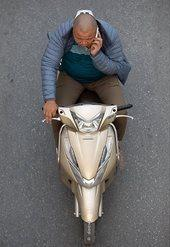
#> input picture helmet_classify_img/picture101.jpg, 170 x 247 px, given in place of picture4.jpg, which was not available
$ python img_splitter.py
#> lines starting #> are read from the running program, lines starting #| are printed output that depends on the picture; pictures that were not available may be replaced by others from this repository, and a replacement may not be noted
from PIL import Image

for i in range(4, 16):
    im = Image.open(f'helmet_classify_img/picture{i}.jpg')
#> im is the input picture: PIL image 170x247 RGB; mean R, G, B 108.5, 107.4, 108.6
    width, height = im.size
#> width = 170; height = 247
    original_name = f"picture{i}"
    top = 0
    bottom = height
#> bottom = 247

    # 1 quarter
    for quart in range(1, 5):
        new_name = original_name + str(quart)
        left = (width / 4) * (quart - 1)
        right = (width / 4) * quart
        img_quart = im.crop((left, top, right, bottom))
        img_quart.save(f'helmet_classify_img/{new_name}.jpg')
#> this loop made 4 passes
#> pass 1, `img_quart = im.crop((left, top, right, bottom))`:
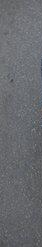
#> img_quart: PIL image 42x247 RGB; mean R, G, B 104, 105.7, 110
#> pass 2, `img_quart = im.crop((left, top, right, bottom))`:
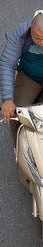
#> img_quart: PIL image 43x247 RGB; mean R, G, B 101.3, 98.6, 98.5
#> pass 3, `img_quart = im.crop((left, top, right, bottom))`:
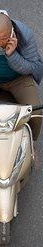
#> img_quart: PIL image 43x247 RGB; mean R, G, B 114.1, 109.9, 107.7
#> after the loop:
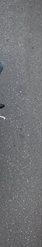
#> img_quart: PIL image 42x247 RGB; mean R, G, B 114.5, 115.5, 118.5
#> pass 2 of the loop `for i in range(4, 16):`:
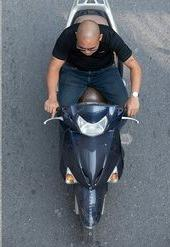
#> input picture helmet_classify_img/picture104.jpg, 170 x 247 px, given in place of picture5.jpg, which was not available
#> im is the input picture: PIL image 170x247 RGB; mean R, G, B 98.6, 105.3, 113.9
#> the loop `for quart in range(1, 5):` made 4 passes
#> pass 1, `img_quart = im.crop((left, top, right, bottom))`:
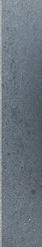
#> img_quart: PIL image 42x247 RGB; mean R, G, B 106.7, 116.7, 125.6
#> after the loop `for quart in range(1, 5):`:
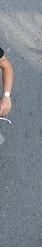
#> img_quart: PIL image 42x247 RGB; mean R, G, B 126.9, 132.9, 140.3
#> (the run stopped early here; a loop or call above may not have finished)
